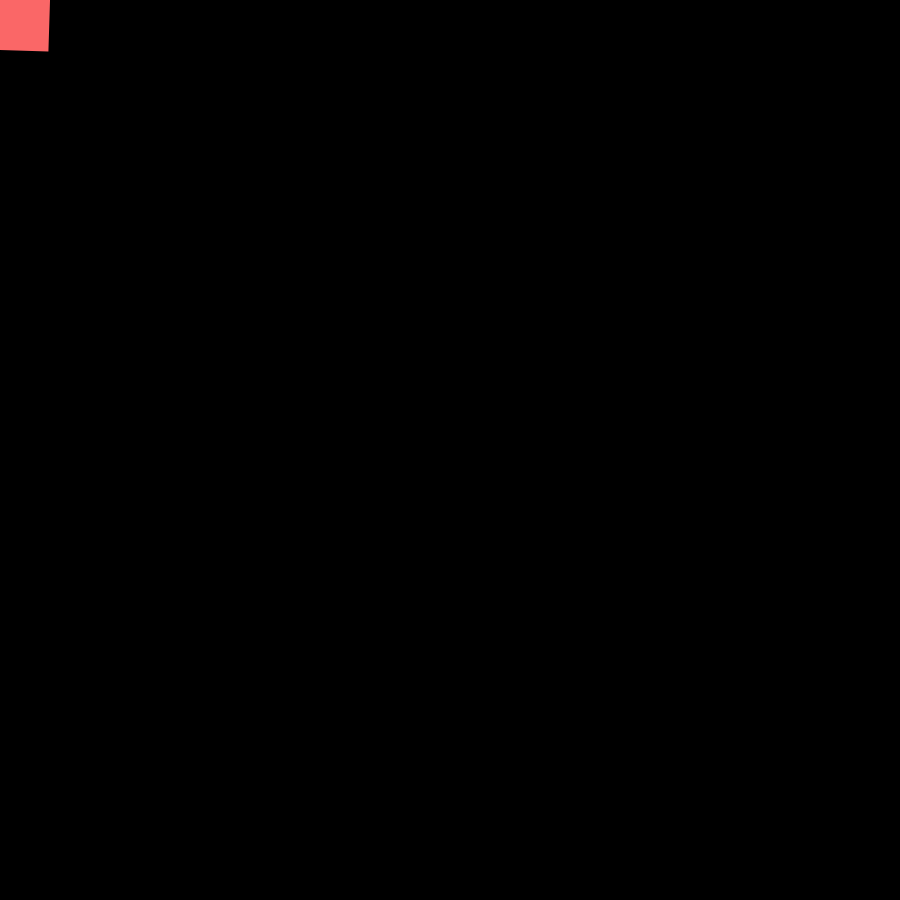
Frame 1 (no input)
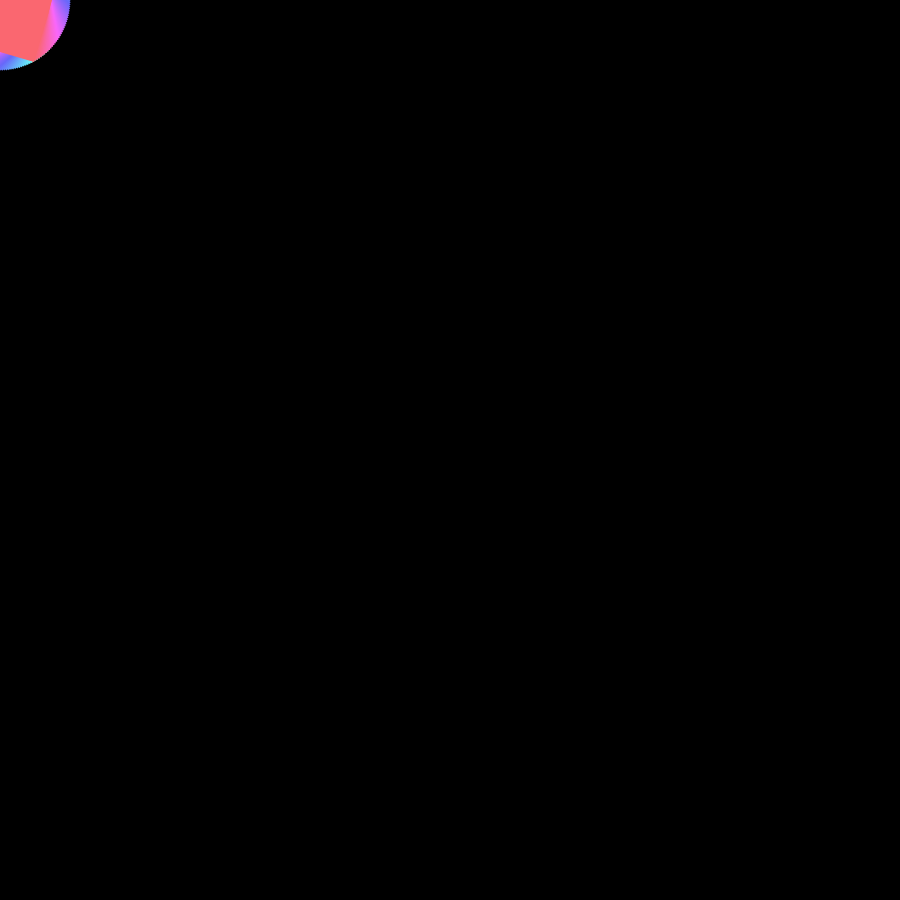
Frame 60 (no input)
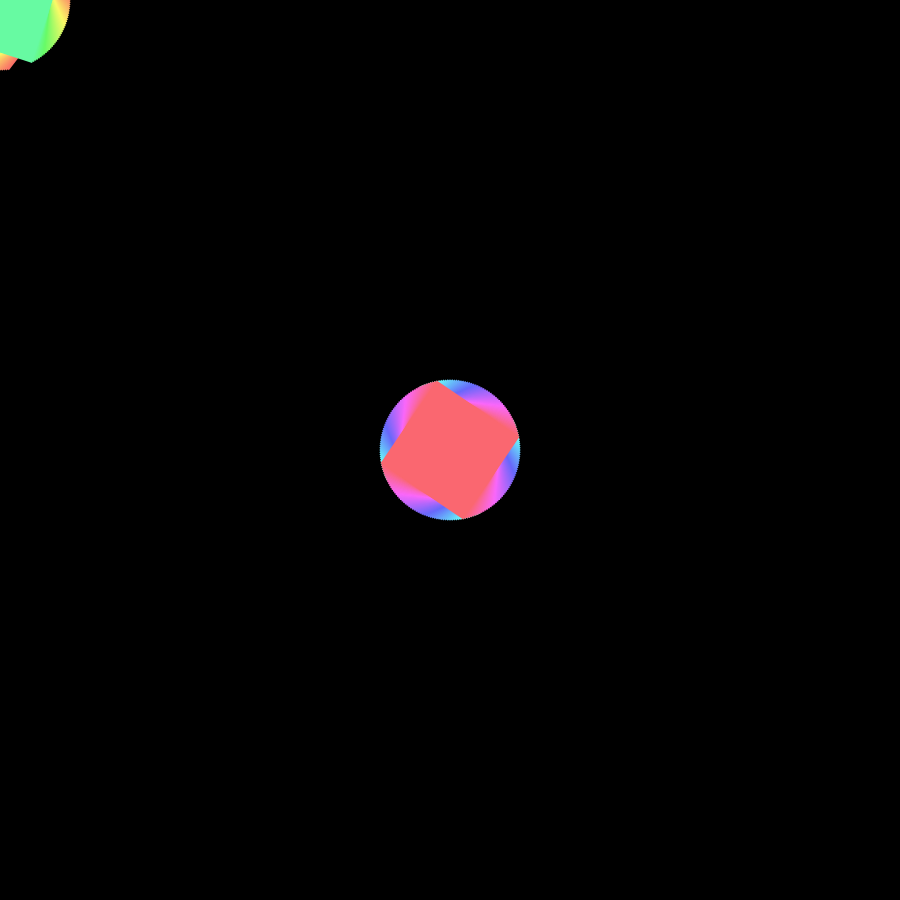
Frame 120 (the mouse pressed at the canvas centre since frame 60)

The p5.js sketch that drew these frames (run headless with seeded random() and noise() and a simulated clock; from frame 60 on, the mouse is pressed at the canvas centre):

// p5.js sketch
// ── sketch.js
var numOfParticles = 100;
var pc;

function setup() {
  createCanvas(900, 900);
  colorMode(HSB, 255);
  rectMode(CENTER);
  noStroke();

  pc = new ParticleController();
  pc.setup(numOfParticles);
}

function draw() {
   background(0);
   pc.update(mouseX, mouseY);
   pc.draw();
}

// ── particle.js
function Particle(x,y,size){
  this.x = x;
  this.y = y;
  this.size = size;

  this.update = function(x,y){
    this.x=x;
    this.y=y;
  }

  this.draw = function (index){
    push();
    translate (this.x, this.y);
    rotate(Math.PI / 100 * index);
    rect(0, 0, this.size, this.size);
    pop();
  }
}

// ── particlecontroller.js
function ParticleController(){
  this.particles=[];
  this.currentParticleIndex = 0;

  this.setup = function (numOfParticles){
    for (var i = 0; i < numOfParticles; i++){
      this.particles[i] = new Particle(-100,-100,100);
    }
  }

  this.update = function (x,y){
    this.currentParticleIndex++;
    this.currentParticleIndex= this.currentParticleIndex % this.particles.length;
    this.particles[this.currentParticleIndex].update(x,y);
  }

  this.draw = function (){
    var numOfParticles = this.particles.length;
    for (var i = 0; i < this.particles.length; i ++){
      fill(i/numOfParticles*255, 150, 250);

      var index = (this.currentParticleIndex + i )%numOfParticles;
      this.particles[index].draw(index);
    }
  }
}
